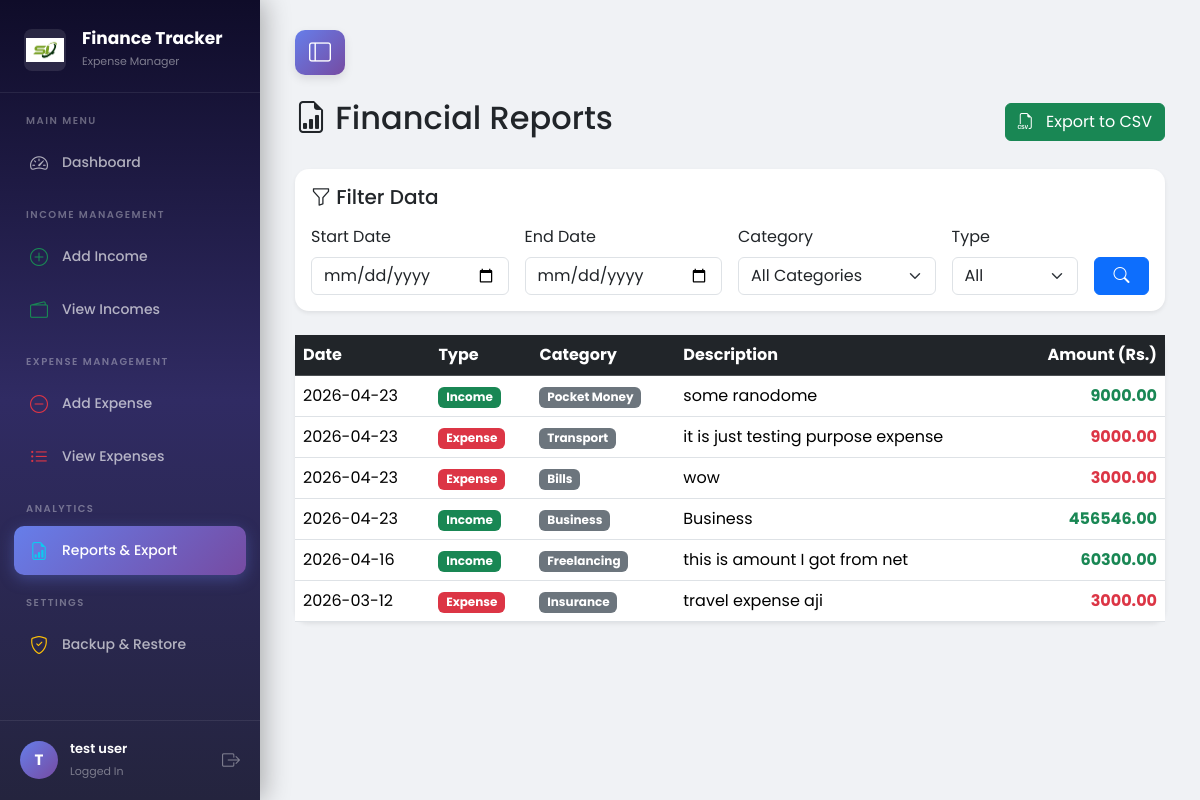
The page /reports (signed in) on the database its author committed.
### tables this page shows
CREATE TABLE transactions(
        id INTEGER PRIMARY KEY AUTOINCREMENT,
        user_id INTEGER NOT NULL,
        type TEXT NOT NULL,
        category TEXT NOT NULL,
        amount REAL NOT NULL,
        description TEXT,
        date DATE NOT NULL,
        created_at TIMESTAMP DEFAULT CURRENT_TIMESTAMP,
        FOREIGN KEY (user_id) REFERENCES users(id)
    );

### routes/reports.py (the view, shortened to what this page needs)
@reports.route('/reports', methods=['GET', 'POST'])
def view_reports():
    if 'user_id' not in session:
        return redirect(url_for('auth.login'))
    db = get_db()
    user_id = session['user_id']
    query = "SELECT * FROM transactions WHERE user_id = ? ORDER BY date DESC"
    params = [user_id]
    transactions = db.execute(query, params).fetchall()
    categories_data = db.execute("SELECT DISTINCT category FROM transactions WHERE user_id = ?", (user_id,)).fetchall()
    categories = [row['category'] for row in categories_data]
    return render_template('reports.html', transactions=transactions, categories=categories)

### app.py (called while the page is built)
@app.teardown_appcontext
def shutdown_session(exception=None):
    close_connection(exception)

### models/database.py (called while the page is built)
def get_db():
    db = getattr(g, '_database', None)
    if db is None:
        db = g._database = sqlite3.connect(DATABASE)
        db.row_factory = sqlite3.Row
    return db

def close_connection(exception):
    db = getattr(g, '_database', None)
    if db is not None:
        db.close()

### templates/reports.html (shortened to what this page needs)
{% extends "base.html" %}
{% block content %}
<div class="d-flex justify-content-between align-items-center mb-4">
    <h2><i class="bi bi-file-earmark-bar-graph"></i> Financial Reports</h2>
    <a href="{{ url_for('reports.export_data') }}" class="btn btn-success">
        <i class="bi bi-filetype-csv me-2"></i> Export to CSV
    </a>
</div>
<div class="card mb-4 shadow-sm border-0" style="border-radius: 14px;">
    <div class="card-body">
        <h5 class="card-title mb-3"><i class="bi bi-funnel"></i> Filter Data</h5>
        <form method="POST" class="row g-3">
            <div class="col-md-3">
                <label class="form-label">Start Date</label>
                <input type="date" name="start_date" class="form-control">
            </div>
            <div class="col-md-3">
                <label class="form-label">End Date</label>
                <input type="date" name="end_date" class="form-control">
            </div>
            <div class="col-md-3">
                <label class="form-label">Category</label>
                <select name="category" class="form-select">
                    <option value="all">All Categories</option>
                </select>
            </div>
            <div class="col-md-2">
                <label class="form-label">Type</label>
                <select name="type" class="form-select">
                    <option value="all">All</option>
                </select>
            </div>
            <div class="col-md-1 d-flex align-items-end">
                <button type="submit" class="btn btn-primary w-100"><i class="bi bi-search"></i></button>
            </div>
        </form>
    </div>
</div>
<div class="card shadow-sm border-0" style="border-radius: 14px;">
    <div class="card-body p-0">
        <div class="table-responsive">
            <table class="table table-hover mb-0">
                <thead class="table-dark">
                    <tr>
                        <th>Date</th>
                        <th>Type</th>
                        <th>Category</th>
                        <th>Description</th>
                        <th class="text-end">Amount (Rs.)</th>
                    </tr>
                </thead>
                <tbody>
                    {% for txn in transactions %}
                    <tr>
                        <td>{{ txn['date'] }}</td>
                        <td>
                            {% if txn['type'] == 'income' %}
                                <span class="badge bg-success">Income</span>
                            {% else %}
                                <span class="badge bg-danger">Expense</span>
                            {% endif %}
                        </td>
                        <td><span class="badge bg-secondary">{{ txn['category'] }}</span></td>
                        <td>{{ txn['description'] if txn['description'] else '-' }}</td>
                        <td class="text-end fw-bold {% if txn['type'] == 'income' %}text-success{% else %}text-danger{% endif %}">
                            {{ "%.2f"|format(txn['amount']) }}
                        </td>
                    </tr>
                    {% else %}
                    <tr>
                        <td colspan="5" class="text-center text-muted py-4">No data found for the selected filters.</td>
                    </tr>
                    {% endfor %}
                </tbody>
            </table>
        </div>
    </div>
</div>
{% endblock %}

### templates/base.html (shortened to what this page needs)
<!DOCTYPE html>
<html lang="en">
<head>
    <link href="https://cdn.jsdelivr.net/npm/bootstrap@5.3.2/dist/css/bootstrap.min.css" rel="stylesheet">
    <link href="https://cdn.jsdelivr.net/npm/bootstrap-icons@1.11.1/font/bootstrap-icons.css" rel="stylesheet">
</head>
<body>
    {% if session.get('user_id') %}
    <aside class="sidebar" id="sidebar">
        <div class="sidebar-brand">
            <div class="d-flex align-items-center gap-3">
                <img src="{{ url_for('static', filename='images/logo.png') }}" class="app-logo" alt="Logo">
                <div>
                    <h5>Finance Tracker</h5>
                    <small>Expense Manager</small>
                </div>
            </div>
        </div>
        <nav class="sidebar-nav">
            <div class="sidebar-label">Main Menu</div>
            <a href="/dashboard" class="sidebar-link {% if request.path == '/dashboard' %}active{% endif %}">
                <i class="bi bi-speedometer2"></i>
                <span>Dashboard</span>
            </a>
            <div class="sidebar-label">Income Management</div>
            <a href="/add_income" class="sidebar-link {% if request.path == '/add_income' %}active{% endif %}">
                <i class="bi bi-plus-circle text-success"></i>
                <span>Add Income</span>
            </a>
            <a href="/incomes" class="sidebar-link {% if request.path == '/incomes' %}active{% endif %}">
                <i class="bi bi-wallet2 text-success"></i>
                <span>View Incomes</span>
            </a>
            <div class="sidebar-label">Expense Management</div>
            <a href="/add" class="sidebar-link {% if request.path == '/add' %}active{% endif %}">
                <i class="bi bi-dash-circle text-danger"></i>
                <span>Add Expense</span>
            </a>
            <a href="/expenses" class="sidebar-link {% if request.path == '/expenses' %}active{% endif %}">
                <i class="bi bi-list-ul text-danger"></i>
                <span>View Expenses</span>
            </a>
            <div class="sidebar-label">Analytics</div>
            <a href="/reports" class="sidebar-link {% if request.path == '/reports' %}active{% endif %}">
                <i class="bi bi-file-earmark-bar-graph text-info"></i>
                <span>Reports & Export</span>
            </a>
            <div class="sidebar-label">Settings</div>
            <a href="/backup" class="sidebar-link {% if request.path == '/backup' %}active{% endif %}">
                <i class="bi bi-shield-check text-warning"></i>
                <span>Backup & Restore</span>
            </a>
        </nav>
        <div class="sidebar-user">
            <div class="avatar">{{ session.get('user_name', 'U')[0]|upper }}</div>
            <div class="user-info">
                <span>{{ session.get('user_name') }}</span>
                <small>Logged In</small>
            </div>
            <a href="/logout" class="logout-btn" title="Logout">
                <i class="bi bi-box-arrow-right"></i>
            </a>
        </div>
    </aside>
    <div class="main-content">
        <div class="d-flex justify-content-start mb-4">
            <button class="desktop-toggle-btn" id="desktopToggle" title="Toggle Sidebar">
                <i class="bi bi-layout-sidebar"></i>
            </button>
        </div>
        {% block content %}{% endblock %}
    </div>
    {% endif %}
</body>
</html>

### templates/base.html (style rules this page uses)
* { font-family: 'Poppins', sans-serif; }
body { background-color: #f0f2f5; margin: 0; overflow-x: hidden; }
.card { border: none; border-radius: 14px; box-shadow: 0 4px 15px rgba(0,0,0,0.06); }
.sidebar { position: fixed; top: 0; left: 0; width: 260px; height: 100vh; background: linear-gradient(180deg, #0f0c29 0%, #302b63 50%, #24243e 100%); z-index: 1000; display: flex; flex-direction: column; transition: transform 0.3s ease; box-shadow: 4px 0 25px rgba(0,0,0,0.3); }
.sidebar-brand { padding: 28px 24px 20px; border-bottom: 1px solid rgba(255,255,255,0.08); }
.sidebar-brand img.app-logo { width: 42px; height: 42px; object-fit: contain; border-radius: 8px; background: rgba(255, 255, 255, 0.1); padding: 2px; }
.sidebar-brand h5 { color: #fff; font-weight: 700; font-size: 17px; margin: 0; }
.sidebar-brand small { color: rgba(255,255,255,0.45); font-size: 11px; }
.sidebar-nav { flex: 1; padding: 20px 14px; overflow-y: auto; }
.sidebar-label { color: rgba(255,255,255,0.35); font-size: 10px; font-weight: 600; letter-spacing: 1.5px; text-transform: uppercase; padding: 0 12px; margin-bottom: 10px; margin-top: 20px; }
.sidebar-label:first-child { margin-top: 0; }
.sidebar-link { display: flex; align-items: center; gap: 12px; padding: 11px 14px; border-radius: 10px; color: rgba(255,255,255,0.65); text-decoration: none; font-size: 14px; font-weight: 500; transition: all 0.25s ease; margin-bottom: 4px; }
.sidebar-link i { font-size: 18px; width: 22px; text-align: center; }
.sidebar-link.active { background: linear-gradient(135deg, #667eea, #764ba2); color: #fff; box-shadow: 0 4px 15px rgba(102,126,234,0.35); }
.sidebar-user { padding: 18px 20px; border-top: 1px solid rgba(255,255,255,0.08); display: flex; align-items: center; gap: 12px; }
.sidebar-user .avatar { width: 38px; height: 38px; background: linear-gradient(135deg, #667eea, #764ba2); border-radius: 50%; display: flex; align-items: center; justify-content: center; color: #fff; font-weight: 700; font-size: 15px; }
.sidebar-user .user-info { flex: 1; min-width: 0; }
.sidebar-user .user-info span { display: block; color: #fff; font-size: 13px; font-weight: 600; white-space: nowrap; overflow: hidden; text-overflow: ellipsis; }
.sidebar-user .user-info small { color: rgba(255,255,255,0.4); font-size: 11px; }
.sidebar-user .logout-btn { color: rgba(255,255,255,0.4); font-size: 18px; text-decoration: none; transition: color 0.2s; }
.main-content { margin-left: 260px; min-height: 100vh; padding: 30px 35px; transition: margin-left 0.3s ease; }
.desktop-toggle-btn { display: none; background: linear-gradient(135deg, #667eea, #764ba2); border: none; color: white; font-size: 22px; padding: 6px 14px; border-radius: 10px; cursor: pointer; box-shadow: 0 4px 10px rgba(0,0,0,0.1); transition: all 0.3s ease; }
@media (min-width: 992px) { .desktop-toggle-btn { display: inline-flex; align-items: center; justify-content: center; } }

### rows shown on the page
transactions: date "2026-04-23", type "Income", category "Pocket Money", description "some ranodome", amount "9000.00"
transactions: date "2026-04-23", type "Expense", category "Transport", description "it is just testing purpose expense", amount "9000.00"
transactions: date "2026-04-23", type "Expense", category "Bills", description "wow", amount "3000.00"
transactions: date "2026-04-23", type "Income", category "Business", description "Business", amount "456546.00"
transactions: date "2026-04-16", type "Income", category "Freelancing", description "this is amount I got from net", amount "60300.00"
transactions: date "2026-03-12", type "Expense", category "Insurance", description "travel expense aji", amount "3000.00"

### other values the page prints
{{ session.get('user_name', 'U')[0]|upper }} "T"
{{ session.get('user_name') }} "test user"
